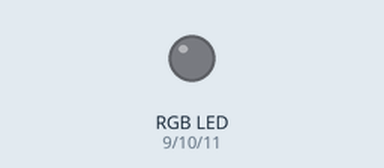
Recording of a sketch running on a simulated Arduino Uno, built with avr-gcc and run on an emulated ATmega328P. Shown: an RGB LED mixed from three pins (HIGH = lit).

Above: at 0.5 s.
At 1.5 s:
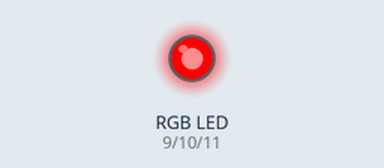
At 3.5 s:
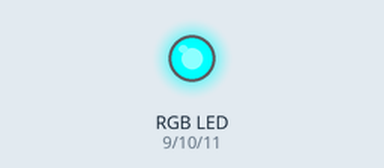
At 4.5 s:
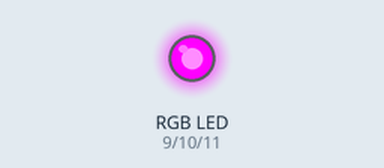
At 5.5 s:
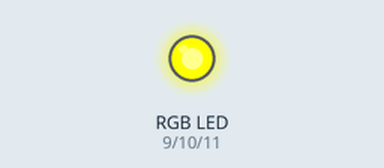
Timing chart, 0 to 6.9 s (numbered marks = the images above):
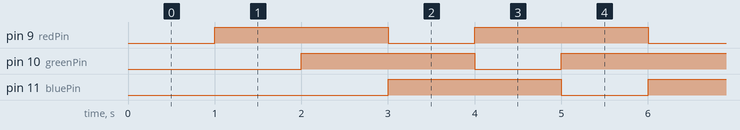

Measured:
- by itself, pin 9 (redPin), pin 10 (greenPin), pin 11 (bluePin): alternates HIGH for 2.0 s and LOW for 1.0 s

The sketch:

rgb_digital.ino
```cpp
int redPin = 9;
int greenPin = 10;
int bluePin = 11;


void setup() {
  // put your setup code here, to run once:
pinMode(redPin,OUTPUT);
pinMode(greenPin,OUTPUT);
pinMode(bluePin,OUTPUT);

}

void loop() {
  // put your main code here, to run repeatedly:

  //red led
digitalWrite(9,0);
delay(1000);
digitalWrite(9,1);
//blue led
digitalWrite(10,0);
delay(1000);
digitalWrite(10,1);
//green led
digitalWrite(11,0);
delay(1000);
digitalWrite(11,1);

  }
```
